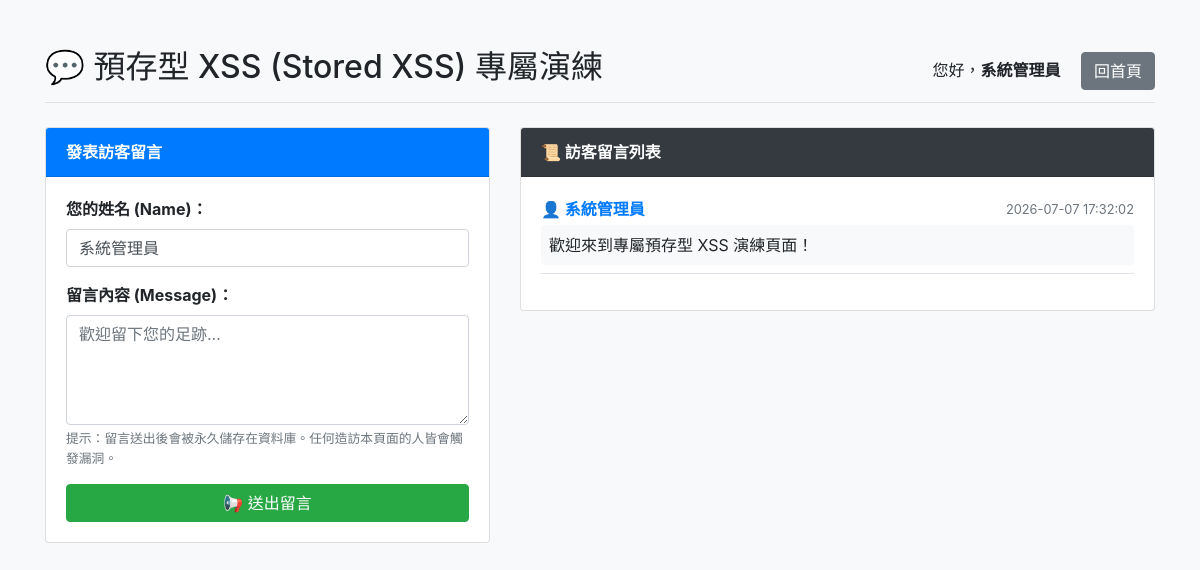
The page /app-vulnerable/public/xss_stored.php (signed in) on the database its author committed.
### tables this page shows
CREATE TABLE IF NOT EXISTS stored_messages (
    id INT AUTO_INCREMENT PRIMARY KEY,
    name VARCHAR(50) NOT NULL,
    content TEXT NOT NULL,
    created_at TIMESTAMP DEFAULT CURRENT_TIMESTAMP
);

### app-vulnerable/src/helpers.php (called while the page is built, shortened)
<?php
function sanitize($data) {
    return $data;
}

### app-vulnerable/public/xss_stored.php (the view, shortened to what this page needs)
<?php
require_once __DIR__ . '/../src/db.php';
require_once __DIR__ . '/../src/helpers.php';
try {
    $stmt = $pdo->query("SELECT * FROM stored_messages ORDER BY created_at DESC");
    $messages = $stmt->fetchAll();
} catch (PDOException $e) {
    $error = '無法讀取留言：' . $e->getMessage();
}
?>
<!DOCTYPE html>
<html lang="zh-TW">
<head>
    <link rel="stylesheet" href="https://cdn.jsdelivr.net/npm/bootstrap@4.0.0/dist/css/bootstrap.min.css">
</head>
<body>
<div class="container my-5">
    <div class="d-flex justify-content-between align-items-center mb-4 border-bottom pb-2">
        <h2>💬 預存型 XSS (Stored XSS) 專屬演練</h2>
        <div>
            <span class="mr-3">您好，<strong><?= $_SESSION['user']['name'] ?></strong></span>
            <a href="/index.php" class="btn btn-secondary">回首頁</a>
        </div>
    </div>
    <div class="row">
        <div class="col-md-5">
            <div class="card shadow-sm">
                <div class="card-header bg-primary text-white font-weight-bold">
                    發表訪客留言
                </div>
                <div class="card-body">
                    <form method="POST" action="">
                        <div class="form-group">
                            <label for="name" class="font-weight-bold">您的姓名 (Name)：</label>
                            <input type="text" name="name" id="name" class="form-control" placeholder="輸入暱稱..." required value="<?= sanitize($_SESSION['user']['name']) ?>">
                        </div>
                        <div class="form-group">
                            <label for="content" class="font-weight-bold">留言內容 (Message)：</label>
                            <textarea name="content" id="content" class="form-control" rows="4" placeholder="歡迎留下您的足跡..." required></textarea>
                            <small class="form-text text-muted">提示：留言送出後會被永久儲存在資料庫。任何造訪本頁面的人皆會觸發漏洞。</small>
                        </div>
                        <button type="submit" class="btn btn-success btn-block">📢 送出留言</button>
                    </form>
                </div>
            </div>
        </div>
        <div class="col-md-7">
            <div class="card shadow-sm">
                <div class="card-header bg-dark text-white font-weight-bold">
                    📜 訪客留言列表
                </div>
                <div class="card-body">
                    <?php if (empty($messages)): ?>
                        <p class="text-center text-muted">目前尚無留言</p>
                    <?php else: ?>
                        <?php foreach ($messages as $msg): ?>
                            <div class="border-bottom pb-2 mb-3">
                                <div class="d-flex justify-content-between align-items-center mb-1">
                                    <span class="font-weight-bold text-primary">👤 <?= $msg['name'] ?></span>
                                    <small class="text-muted"><?= $msg['created_at'] ?></small>
                                </div>
                                <p class="mb-0 bg-light p-2 rounded"><?= $msg['content'] ?></p>
                            </div>
                        <?php endforeach; ?>
                    <?php endif; ?>
                </div>
            </div>
        </div>
    </div>
</div>
</body>
</html>

### app-vulnerable/public/xss_stored.php (style rules this page uses)
body { background-color: #f8f9fa; }
.card { margin-bottom: 20px; }

### rows shown on the page
stored_messages: name "系統管理員", created_at "2026-07-07 17:32:02", content "歡迎來到專屬預存型 XSS 演練頁面！"

### other values the page prints
$_SESSION['user']['name'] "系統管理員"
